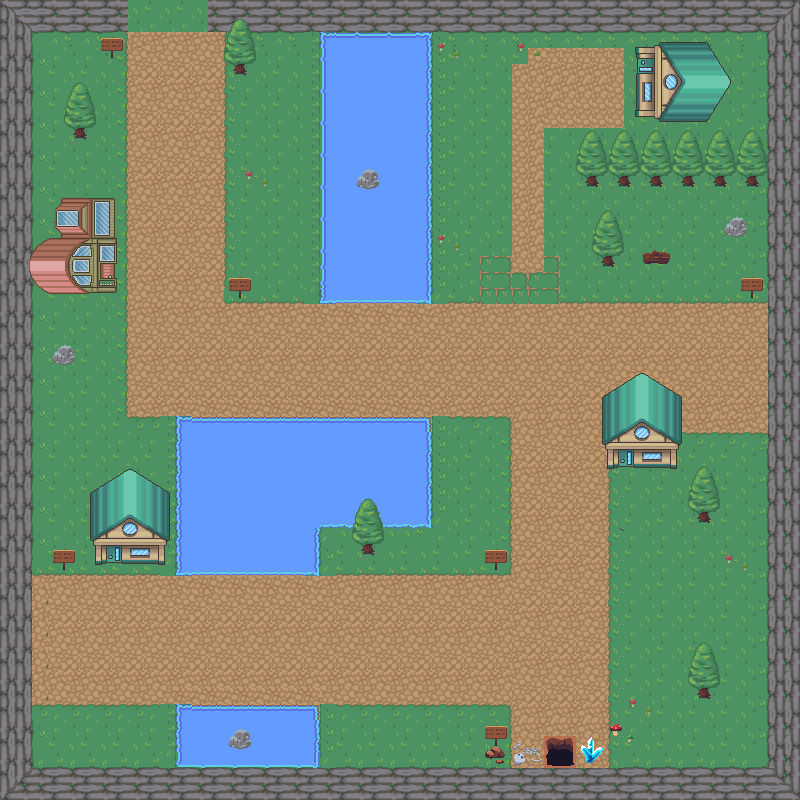

This is a level from a 2D game, rendered from its Tiled map with the project's own tilesets. A one-line summary and the map file follow, with tile-layer data summarised:
An orthogonal 50x50 tile map with 16x16 px tiles, 8 tile layers (background, walls, water, path, ...), 3 tilesets and 51 objects (30x collision, player, enter_house, enter_house_exit, exit_house2, ...).

<map version="1.5" tiledversion="1.7.2" orientation="orthogonal" renderorder="right-down" width="50" height="50" tilewidth="16" tileheight="16" infinite="0" nextlayerid="13" nextobjectid="85">
 <tileset firstgid="1" source="nature.tsx" />
 <tileset firstgid="721" source="house.tsx" />
 <tileset firstgid="1496" source="dungeon.tsx" />
 <layer id="1" name="background" width="50" height="50" locked="1">
  <data>[2500 cells, 2500 non-empty, 37 distinct tile ids]</data>
 </layer>
 <layer id="2" name="walls" width="50" height="50" locked="1">
  <data>[2500 cells, 374 non-empty, 23 distinct tile ids]</data>
 </layer>
 <layer id="3" name="water" width="50" height="50" locked="1">
  <data>[2500 cells, 415 non-empty, 37 distinct tile ids]</data>
 </layer>
 <layer id="4" name="path" width="50" height="50" locked="1">
  <data>[2500 cells, 845 non-empty, 23 distinct tile ids]</data>
 </layer>
 <layer id="8" name="decorations" width="50" height="50" locked="1">
  <data>[2500 cells, 96 non-empty, 18 distinct tile ids]</data>
 </layer>
 <layer id="9" name="house" width="50" height="50" locked="1">
  <data>[2500 cells, 75 non-empty, 40 distinct tile ids]</data>
 </layer>
 <layer id="10" name="dungeon" width="50" height="50" locked="1">
  <data>[2500 cells, 20 non-empty, 20 distinct tile ids]</data>
 </layer>
 <layer id="12" name="top" width="50" height="50" locked="1">
  <data>[2500 cells, 197 non-empty, 71 distinct tile ids]</data>
 </layer>
 <objectgroup id="7" name="objects">
  <object id="19" type="collision" x="768" y="0" width="32" height="800" />
  <object id="20" type="collision" x="1" y="767" width="766" height="30" />
  <object id="21" type="collision" x="0" y="1" width="31" height="762" />
  <object id="22" type="collision" x="36" y="-2" width="732" height="33" />
  <object id="23" name="player" x="729" y="360">
   <point />
  </object>
  <object id="24" type="collision" x="178" y="705" width="139" height="61.5" />
  <object id="25" type="collision" x="178.5" y="421" width="138.5" height="149.5" />
  <object id="26" type="collision" x="318.5" y="420" width="111" height="105.5" />
  <object id="27" type="collision" x="321" y="33" width="109" height="268" />
  <object id="28" type="collision" x="74" y="126.333" width="11.6667" height="11.3333" />
  <object id="29" type="collision" x="233.667" y="60.6667" width="12" height="12.3333" />
  <object id="31" type="collision" x="697.667" y="686.333" width="13.3333" height="11.3333" />
  <object id="32" type="collision" x="699.333" y="511" width="9" height="9.66667" />
  <object id="33" type="collision" x="602.333" y="255.333" width="11" height="10" />
  <object id="34" type="collision" x="585.333" y="175.333" width="179" height="11" />
  <object id="35" type="collision" x="363" y="543.333" width="11.3333" height="10" />
  <object id="36" type="collision" x="644.667" y="251" width="25.3333" height="12.6667" />
  <object id="37" type="collision" x="723.333" y="215.667" width="26.6667" height="18.6667" />
  <object id="38" type="collision" x="738.667" y="278.333" width="24.3333" height="21" />
  <object id="39" type="collision" x="484.667" y="727" width="22.3333" height="16" />
  <object id="40" type="collision" x="53.6667" y="551" width="19.6667" height="16" />
  <object id="41" type="collision" x="51" y="344.333" width="24.6667" height="18.3333" />
  <object id="42" type="collision" x="100" y="39" width="25.3333" height="15.6667" />
  <object id="43" type="collision" x="229.25" y="279.25" width="21.5" height="15.25" />
  <object id="44" type="collision" x="485.75" y="551.25" width="21.5" height="14" />
  <object id="45" type="collision" x="94" y="540" width="71" height="26" />
  <object id="46" type="collision" x="91.25" y="199.5" width="25.25" height="91.5" />
  <object id="47" type="collision" x="636" y="47" width="23.25" height="71.5" />
  <object id="48" type="collision" x="606.364" y="446.136" width="71.5" height="22.5" />
  <object id="49" name="enter_house" x="106.5" y="545.25" width="15.5" height="21.9167" />
  <object id="50" name="enter_house_exit" x="111.333" y="589.417">
   <point />
  </object>
  <object id="51" name="exit_house2" x="631.166" y="510.5">
   <point />
  </object>
  <object id="52" name="enter_house2" x="618.25" y="450.167" width="14.9166" height="20.625" />
  <object id="53" name="enter_dungeon" x="542" y="734.5" width="34.5" height="32.5" />
  <object id="54" name="dungeon_exit_spawn" x="551.5" y="663.5">
   <point />
  </object>
  <object id="77" name="enter_world_winter" x="130" y="22" width="76" height="15" />
  <object id="78" name="exit_world_winter" x="166" y="97.6663">
   <point />
  </object>
  <object id="79" name="exit_house3" x="146.5" y="278.667">
   <point />
  </object>
  <object id="80" name="enter_house3" x="99.6136" y="262.966" width="19.4659" height="15.5682" />
  <object id="81" name="exit_house4" x="595.667" y="73.6667">
   <point />
  </object>
  <object id="82" name="enter_house4" x="633.333" y="58.6667" width="20.6667" height="14.3333" />
  <object id="83" type="collision" x="582.667" y="738" width="19" height="26.3333" />
  <object id="84" type="collision" x="486.333" y="746.667" width="19" height="14.3333" />
 </objectgroup>
 <objectgroup id="11" name="NPCPath" locked="1">
  <object id="55" name="paul_path1" x="640" y="304.273" width="16.6667" height="15.697" />
  <object id="56" name="paul_path2" x="640.333" y="416" width="16" height="17" />
  <object id="57" name="paul_path3" x="431.375" y="416.125" width="16.5" height="16.5" />
  <object id="59" name="paul_path4" x="431.25" y="304.125" width="17.0455" height="15.9545" />
  <object id="60" name="robin_path1" x="110.667" y="606.958" width="16.125" height="16.125" />
  <object id="74" name="robin_path2" x="272.333" y="608.333" width="15.6667" height="15.6667" />
  <object id="75" name="robin_path3" x="272.333" y="672" width="16" height="16.3333" />
  <object id="76" name="robin_path4" x="112.333" y="672.333" width="15.6667" height="15.6667" />
 </objectgroup>
</map>
